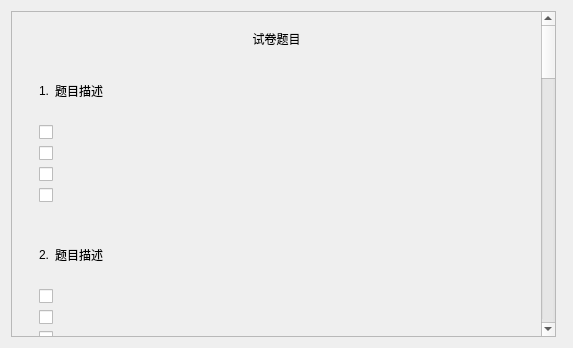
<?xml version="1.0" encoding="UTF-8"?>
<ui version="4.0">
 <class>Page_answer</class>
 <widget class="QWidget" name="Page_answer">
  <property name="geometry">
   <rect>
    <x>0</x>
    <y>0</y>
    <width>573</width>
    <height>348</height>
   </rect>
  </property>
  <property name="windowTitle">
   <string>Form</string>
  </property>
  <layout class="QHBoxLayout" name="horizontalLayout_14">
   <item>
    <widget class="QScrollArea" name="scrollArea">
     <property name="widgetResizable">
      <bool>true</bool>
     </property>
     <widget class="QWidget" name="scrollAreaWidgetContents">
      <property name="geometry">
       <rect>
        <x>0</x>
        <y>0</y>
        <width>523</width>
        <height>1816</height>
       </rect>
      </property>
      <layout class="QVBoxLayout" name="verticalLayout_23">
       <item>
        <widget class="QWidget" name="widget" native="true">
         <layout class="QHBoxLayout" name="horizontalLayout">
          <item>
           <widget class="QLabel" name="label">
            <property name="text">
             <string>试卷题目</string>
            </property>
            <property name="alignment">
             <set>Qt::AlignCenter</set>
            </property>
           </widget>
          </item>
         </layout>
        </widget>
       </item>
       <item>
        <widget class="QWidget" name="questionWidget" native="true">
         <layout class="QVBoxLayout" name="verticalLayout_2">
          <item>
           <widget class="QWidget" name="widget_2" native="true">
            <layout class="QHBoxLayout" name="horizontalLayout_2">
             <item>
              <widget class="QLabel" name="numberLable0">
               <property name="text">
                <string>1.</string>
               </property>
              </widget>
             </item>
             <item>
              <widget class="QLabel" name="questionLable_1">
               <property name="text">
                <string>题目描述</string>
               </property>
              </widget>
             </item>
             <item>
              <spacer name="horizontalSpacer_10">
               <property name="orientation">
                <enum>Qt::Horizontal</enum>
               </property>
               <property name="sizeHint" stdset="0">
                <size>
                 <width>40</width>
                 <height>20</height>
                </size>
               </property>
              </spacer>
             </item>
            </layout>
           </widget>
          </item>
          <item>
           <widget class="QWidget" name="widget_3" native="true">
            <layout class="QVBoxLayout" name="verticalLayout">
             <item>
              <widget class="QCheckBox" name="selBoxA_1">
               <property name="text">
                <string/>
               </property>
              </widget>
             </item>
             <item>
              <widget class="QCheckBox" name="selBoxB_1">
               <property name="text">
                <string/>
               </property>
              </widget>
             </item>
             <item>
              <widget class="QCheckBox" name="selBoxC_1">
               <property name="text">
                <string/>
               </property>
              </widget>
             </item>
             <item>
              <widget class="QCheckBox" name="selBoxD_1">
               <property name="text">
                <string/>
               </property>
              </widget>
             </item>
            </layout>
           </widget>
          </item>
         </layout>
        </widget>
       </item>
       <item>
        <widget class="QWidget" name="questionWidget_2" native="true">
         <layout class="QVBoxLayout" name="verticalLayout_3">
          <item>
           <widget class="QWidget" name="widget_4" native="true">
            <layout class="QHBoxLayout" name="horizontalLayout_3">
             <item>
              <widget class="QLabel" name="numberLable_2">
               <property name="text">
                <string>2.</string>
               </property>
              </widget>
             </item>
             <item>
              <widget class="QLabel" name="questionLable_2">
               <property name="text">
                <string>题目描述</string>
               </property>
              </widget>
             </item>
             <item>
              <spacer name="horizontalSpacer_9">
               <property name="orientation">
                <enum>Qt::Horizontal</enum>
               </property>
               <property name="sizeHint" stdset="0">
                <size>
                 <width>40</width>
                 <height>20</height>
                </size>
               </property>
              </spacer>
             </item>
            </layout>
           </widget>
          </item>
          <item>
           <widget class="QWidget" name="widget_5" native="true">
            <layout class="QVBoxLayout" name="verticalLayout_4">
             <item>
              <widget class="QCheckBox" name="selBoxA_2">
               <property name="text">
                <string/>
               </property>
              </widget>
             </item>
             <item>
              <widget class="QCheckBox" name="selBoxB_2">
               <property name="text">
                <string/>
               </property>
              </widget>
             </item>
             <item>
              <widget class="QCheckBox" name="selBoxC_2">
               <property name="text">
                <string/>
               </property>
              </widget>
             </item>
             <item>
              <widget class="QCheckBox" name="selBoxD_2">
               <property name="text">
                <string/>
               </property>
              </widget>
             </item>
            </layout>
           </widget>
          </item>
         </layout>
        </widget>
       </item>
       <item>
        <widget class="QWidget" name="questionWidget_3" native="true">
         <layout class="QVBoxLayout" name="verticalLayout_5">
          <item>
           <widget class="QWidget" name="widget_6" native="true">
            <layout class="QHBoxLayout" name="horizontalLayout_4">
             <item>
              <widget class="QLabel" name="numberLable_3">
               <property name="text">
                <string>3.</string>
               </property>
              </widget>
             </item>
             <item>
              <widget class="QLabel" name="questionLable_3">
               <property name="text">
                <string>题目描述</string>
               </property>
              </widget>
             </item>
             <item>
              <spacer name="horizontalSpacer_8">
               <property name="orientation">
                <enum>Qt::Horizontal</enum>
               </property>
               <property name="sizeHint" stdset="0">
                <size>
                 <width>40</width>
                 <height>20</height>
                </size>
               </property>
              </spacer>
             </item>
            </layout>
           </widget>
          </item>
          <item>
           <widget class="QWidget" name="widget_7" native="true">
            <layout class="QVBoxLayout" name="verticalLayout_6">
             <item>
              <widget class="QCheckBox" name="selBoxA_3">
               <property name="text">
                <string/>
               </property>
              </widget>
             </item>
             <item>
              <widget class="QCheckBox" name="selBoxB_3">
               <property name="text">
                <string/>
               </property>
              </widget>
             </item>
             <item>
              <widget class="QCheckBox" name="selBoxC_3">
               <property name="text">
                <string/>
               </property>
              </widget>
             </item>
             <item>
              <widget class="QCheckBox" name="selBoxD_3">
               <property name="text">
                <string/>
               </property>
              </widget>
             </item>
            </layout>
           </widget>
          </item>
         </layout>
        </widget>
       </item>
       <item>
        <widget class="QWidget" name="questionWidget_4" native="true">
         <layout class="QVBoxLayout" name="verticalLayout_7">
          <item>
           <widget class="QWidget" name="widget_8" native="true">
            <layout class="QHBoxLayout" name="horizontalLayout_5">
             <item>
              <widget class="QLabel" name="numberLable_4">
               <property name="text">
                <string>4.</string>
               </property>
              </widget>
             </item>
             <item>
              <widget class="QLabel" name="questionLable_4">
               <property name="text">
                <string>题目描述</string>
               </property>
              </widget>
             </item>
             <item>
              <spacer name="horizontalSpacer_7">
               <property name="orientation">
                <enum>Qt::Horizontal</enum>
               </property>
               <property name="sizeHint" stdset="0">
                <size>
                 <width>40</width>
                 <height>20</height>
                </size>
               </property>
              </spacer>
             </item>
            </layout>
           </widget>
          </item>
          <item>
           <widget class="QWidget" name="widget_9" native="true">
            <layout class="QVBoxLayout" name="verticalLayout_8">
             <item>
              <widget class="QCheckBox" name="selBoxA_4">
               <property name="text">
                <string/>
               </property>
              </widget>
             </item>
             <item>
              <widget class="QCheckBox" name="selBoxB_4">
               <property name="text">
                <string/>
               </property>
              </widget>
             </item>
             <item>
              <widget class="QCheckBox" name="selBoxC_4">
               <property name="text">
                <string/>
               </property>
              </widget>
             </item>
             <item>
              <widget class="QCheckBox" name="selBoxD_4">
               <property name="text">
                <string/>
               </property>
              </widget>
             </item>
            </layout>
           </widget>
          </item>
         </layout>
        </widget>
       </item>
       <item>
        <widget class="QWidget" name="questionWidget_5" native="true">
         <layout class="QVBoxLayout" name="verticalLayout_9">
          <item>
           <widget class="QWidget" name="widget_10" native="true">
            <layout class="QHBoxLayout" name="horizontalLayout_6">
             <item>
              <widget class="QLabel" name="numberLable_5">
               <property name="text">
                <string>5.</string>
               </property>
              </widget>
             </item>
             <item>
              <widget class="QLabel" name="questionLable_5">
               <property name="text">
                <string>题目描述</string>
               </property>
              </widget>
             </item>
             <item>
              <spacer name="horizontalSpacer_6">
               <property name="orientation">
                <enum>Qt::Horizontal</enum>
               </property>
               <property name="sizeHint" stdset="0">
                <size>
                 <width>40</width>
                 <height>20</height>
                </size>
               </property>
              </spacer>
             </item>
            </layout>
           </widget>
          </item>
          <item>
           <widget class="QWidget" name="widget_11" native="true">
            <layout class="QVBoxLayout" name="verticalLayout_10">
             <item>
              <widget class="QCheckBox" name="selBoxA_5">
               <property name="text">
                <string/>
               </property>
              </widget>
             </item>
             <item>
              <widget class="QCheckBox" name="selBoxB_5">
               <property name="text">
                <string/>
               </property>
              </widget>
             </item>
             <item>
              <widget class="QCheckBox" name="selBoxC_5">
               <property name="text">
                <string/>
               </property>
              </widget>
             </item>
             <item>
              <widget class="QCheckBox" name="selBoxD_5">
               <property name="text">
                <string/>
               </property>
              </widget>
             </item>
            </layout>
           </widget>
          </item>
         </layout>
        </widget>
       </item>
       <item>
        <widget class="QWidget" name="questionWidget_6" native="true">
         <layout class="QVBoxLayout" name="verticalLayout_11">
          <item>
           <widget class="QWidget" name="widget_12" native="true">
            <layout class="QHBoxLayout" name="horizontalLayout_7">
             <item>
              <widget class="QLabel" name="numberLable6">
               <property name="text">
                <string>6.</string>
               </property>
              </widget>
             </item>
             <item>
              <widget class="QLabel" name="questionLable_6">
               <property name="text">
                <string>题目描述</string>
               </property>
              </widget>
             </item>
             <item>
              <spacer name="horizontalSpacer_5">
               <property name="orientation">
                <enum>Qt::Horizontal</enum>
               </property>
               <property name="sizeHint" stdset="0">
                <size>
                 <width>40</width>
                 <height>20</height>
                </size>
               </property>
              </spacer>
             </item>
            </layout>
           </widget>
          </item>
          <item>
           <widget class="QWidget" name="widget_13" native="true">
            <layout class="QVBoxLayout" name="verticalLayout_12">
             <item>
              <widget class="QCheckBox" name="selBoxA_6">
               <property name="text">
                <string/>
               </property>
              </widget>
             </item>
             <item>
              <widget class="QCheckBox" name="selBoxB_6">
               <property name="text">
                <string/>
               </property>
              </widget>
             </item>
             <item>
              <widget class="QCheckBox" name="selBoxC_6">
               <property name="text">
                <string/>
               </property>
              </widget>
             </item>
             <item>
              <widget class="QCheckBox" name="selBoxD_6">
               <property name="text">
                <string/>
               </property>
              </widget>
             </item>
            </layout>
           </widget>
          </item>
         </layout>
        </widget>
       </item>
       <item>
        <widget class="QWidget" name="questionWidget_10" native="true">
         <layout class="QVBoxLayout" name="verticalLayout_21">
          <item>
           <widget class="QWidget" name="widget_22" native="true">
            <layout class="QHBoxLayout" name="horizontalLayout_12">
             <item>
              <widget class="QLabel" name="numberLable7">
               <property name="text">
                <string>7.</string>
               </property>
              </widget>
             </item>
             <item>
              <widget class="QLabel" name="questionLable7">
               <property name="text">
                <string>题目描述</string>
               </property>
              </widget>
             </item>
             <item>
              <spacer name="horizontalSpacer_4">
               <property name="orientation">
                <enum>Qt::Horizontal</enum>
               </property>
               <property name="sizeHint" stdset="0">
                <size>
                 <width>40</width>
                 <height>20</height>
                </size>
               </property>
              </spacer>
             </item>
            </layout>
           </widget>
          </item>
          <item>
           <widget class="QWidget" name="widget_23" native="true">
            <layout class="QVBoxLayout" name="verticalLayout_22">
             <item>
              <widget class="QCheckBox" name="selBoxA7">
               <property name="text">
                <string/>
               </property>
              </widget>
             </item>
             <item>
              <widget class="QCheckBox" name="selBoxB7">
               <property name="text">
                <string/>
               </property>
              </widget>
             </item>
             <item>
              <widget class="QCheckBox" name="selBoxC7">
               <property name="text">
                <string/>
               </property>
              </widget>
             </item>
             <item>
              <widget class="QCheckBox" name="selBoxD7">
               <property name="text">
                <string/>
               </property>
              </widget>
             </item>
            </layout>
           </widget>
          </item>
         </layout>
        </widget>
       </item>
       <item>
        <widget class="QWidget" name="questionWidget_7" native="true">
         <layout class="QVBoxLayout" name="verticalLayout_15">
          <item>
           <widget class="QWidget" name="widget_16" native="true">
            <layout class="QHBoxLayout" name="horizontalLayout_9">
             <item>
              <widget class="QLabel" name="numberLable_8">
               <property name="text">
                <string>8.</string>
               </property>
              </widget>
             </item>
             <item>
              <widget class="QLabel" name="questionLable_8">
               <property name="text">
                <string>题目描述</string>
               </property>
              </widget>
             </item>
             <item>
              <spacer name="horizontalSpacer_2">
               <property name="orientation">
                <enum>Qt::Horizontal</enum>
               </property>
               <property name="sizeHint" stdset="0">
                <size>
                 <width>40</width>
                 <height>20</height>
                </size>
               </property>
              </spacer>
             </item>
            </layout>
           </widget>
          </item>
          <item>
           <widget class="QWidget" name="widget_17" native="true">
            <layout class="QVBoxLayout" name="verticalLayout_16">
             <item>
              <widget class="QCheckBox" name="selBoxA_8">
               <property name="text">
                <string/>
               </property>
              </widget>
             </item>
             <item>
              <widget class="QCheckBox" name="selBoxB_8">
               <property name="text">
                <string/>
               </property>
              </widget>
             </item>
             <item>
              <widget class="QCheckBox" name="selBoxC_8">
               <property name="text">
                <string/>
               </property>
              </widget>
             </item>
             <item>
              <widget class="QCheckBox" name="selBoxD_8">
               <property name="text">
                <string/>
               </property>
              </widget>
             </item>
            </layout>
           </widget>
          </item>
         </layout>
        </widget>
       </item>
       <item>
        <widget class="QWidget" name="questionWidget_8" native="true">
         <layout class="QVBoxLayout" name="verticalLayout_17">
          <item>
           <widget class="QWidget" name="widget_18" native="true">
            <layout class="QHBoxLayout" name="horizontalLayout_10">
             <item>
              <widget class="QLabel" name="numberLable_9">
               <property name="text">
                <string>9.</string>
               </property>
              </widget>
             </item>
             <item>
              <widget class="QLabel" name="questionLable_9">
               <property name="text">
                <string>题目描述</string>
               </property>
              </widget>
             </item>
             <item>
              <spacer name="horizontalSpacer">
               <property name="orientation">
                <enum>Qt::Horizontal</enum>
               </property>
               <property name="sizeHint" stdset="0">
                <size>
                 <width>40</width>
                 <height>20</height>
                </size>
               </property>
              </spacer>
             </item>
            </layout>
           </widget>
          </item>
          <item>
           <widget class="QWidget" name="widget_19" native="true">
            <layout class="QVBoxLayout" name="verticalLayout_18">
             <item>
              <widget class="QCheckBox" name="selBoxA_9">
               <property name="text">
                <string/>
               </property>
              </widget>
             </item>
             <item>
              <widget class="QCheckBox" name="selBoxB_9">
               <property name="text">
                <string/>
               </property>
              </widget>
             </item>
             <item>
              <widget class="QCheckBox" name="selBoxC_9">
               <property name="text">
                <string/>
               </property>
              </widget>
             </item>
             <item>
              <widget class="QCheckBox" name="selBoxD_9">
               <property name="text">
                <string/>
               </property>
              </widget>
             </item>
            </layout>
           </widget>
          </item>
         </layout>
        </widget>
       </item>
       <item>
        <widget class="QWidget" name="questionWidget_9" native="true">
         <layout class="QVBoxLayout" name="verticalLayout_19">
          <item>
           <widget class="QWidget" name="widget_20" native="true">
            <layout class="QHBoxLayout" name="horizontalLayout_11">
             <item>
              <widget class="QLabel" name="numberLable10">
               <property name="text">
                <string>10.</string>
               </property>
              </widget>
             </item>
             <item>
              <widget class="QLabel" name="questionLable10">
               <property name="text">
                <string>题目描述</string>
               </property>
              </widget>
             </item>
             <item>
              <spacer name="horizontalSpacer_3">
               <property name="orientation">
                <enum>Qt::Horizontal</enum>
               </property>
               <property name="sizeHint" stdset="0">
                <size>
                 <width>40</width>
                 <height>20</height>
                </size>
               </property>
              </spacer>
             </item>
            </layout>
           </widget>
          </item>
          <item>
           <widget class="QWidget" name="widget_21" native="true">
            <layout class="QVBoxLayout" name="verticalLayout_20">
             <item>
              <widget class="QCheckBox" name="selBoxA10">
               <property name="text">
                <string/>
               </property>
              </widget>
             </item>
             <item>
              <widget class="QCheckBox" name="selBoxB10">
               <property name="text">
                <string/>
               </property>
              </widget>
             </item>
             <item>
              <widget class="QCheckBox" name="selBoxC10">
               <property name="text">
                <string/>
               </property>
              </widget>
             </item>
             <item>
              <widget class="QCheckBox" name="selBoxD10">
               <property name="text">
                <string/>
               </property>
              </widget>
             </item>
            </layout>
           </widget>
          </item>
         </layout>
        </widget>
       </item>
       <item>
        <widget class="QWidget" name="widget_24" native="true">
         <layout class="QGridLayout" name="gridLayout">
          <item row="1" column="4">
           <widget class="QCheckBox" name="complete_5">
            <property name="text">
             <string>5</string>
            </property>
           </widget>
          </item>
          <item row="2" column="3">
           <widget class="QCheckBox" name="complete_9">
            <property name="text">
             <string>9</string>
            </property>
           </widget>
          </item>
          <item row="1" column="0">
           <widget class="QCheckBox" name="complete_1">
            <property name="text">
             <string>1</string>
            </property>
           </widget>
          </item>
          <item row="1" column="2">
           <widget class="QCheckBox" name="complete_3">
            <property name="text">
             <string>3</string>
            </property>
           </widget>
          </item>
          <item row="2" column="2">
           <widget class="QCheckBox" name="complete_8">
            <property name="text">
             <string>8</string>
            </property>
           </widget>
          </item>
          <item row="1" column="3">
           <widget class="QCheckBox" name="complete_4">
            <property name="text">
             <string>4</string>
            </property>
           </widget>
          </item>
          <item row="2" column="1">
           <widget class="QCheckBox" name="complete_7">
            <property name="text">
             <string>7</string>
            </property>
           </widget>
          </item>
          <item row="0" column="0">
           <widget class="QLabel" name="label_2">
            <property name="text">
             <string>题目完成情况</string>
            </property>
           </widget>
          </item>
          <item row="2" column="4">
           <widget class="QCheckBox" name="complete_10">
            <property name="text">
             <string>10</string>
            </property>
           </widget>
          </item>
          <item row="1" column="1">
           <widget class="QCheckBox" name="complete_2">
            <property name="text">
             <string>2</string>
            </property>
           </widget>
          </item>
          <item row="2" column="0">
           <widget class="QCheckBox" name="complete_6">
            <property name="text">
             <string>6</string>
            </property>
           </widget>
          </item>
         </layout>
        </widget>
       </item>
       <item>
        <widget class="QWidget" name="widget_25" native="true">
         <layout class="QHBoxLayout" name="horizontalLayout_13">
          <item>
           <spacer name="horizontalSpacer_11">
            <property name="orientation">
             <enum>Qt::Horizontal</enum>
            </property>
            <property name="sizeHint" stdset="0">
             <size>
              <width>40</width>
              <height>20</height>
             </size>
            </property>
           </spacer>
          </item>
          <item>
           <widget class="QPushButton" name="submitBtn">
            <property name="text">
             <string>交卷</string>
            </property>
           </widget>
          </item>
          <item>
           <spacer name="horizontalSpacer_13">
            <property name="orientation">
             <enum>Qt::Horizontal</enum>
            </property>
            <property name="sizeHint" stdset="0">
             <size>
              <width>40</width>
              <height>20</height>
             </size>
            </property>
           </spacer>
          </item>
          <item>
           <widget class="QPushButton" name="closeBtn">
            <property name="text">
             <string>取消</string>
            </property>
           </widget>
          </item>
          <item>
           <spacer name="horizontalSpacer_12">
            <property name="orientation">
             <enum>Qt::Horizontal</enum>
            </property>
            <property name="sizeHint" stdset="0">
             <size>
              <width>40</width>
              <height>20</height>
             </size>
            </property>
           </spacer>
          </item>
         </layout>
        </widget>
       </item>
      </layout>
     </widget>
    </widget>
   </item>
   <item>
    <widget class="QWidget" name="widget_26" native="true"/>
   </item>
  </layout>
 </widget>
 <resources/>
 <connections/>
</ui>
